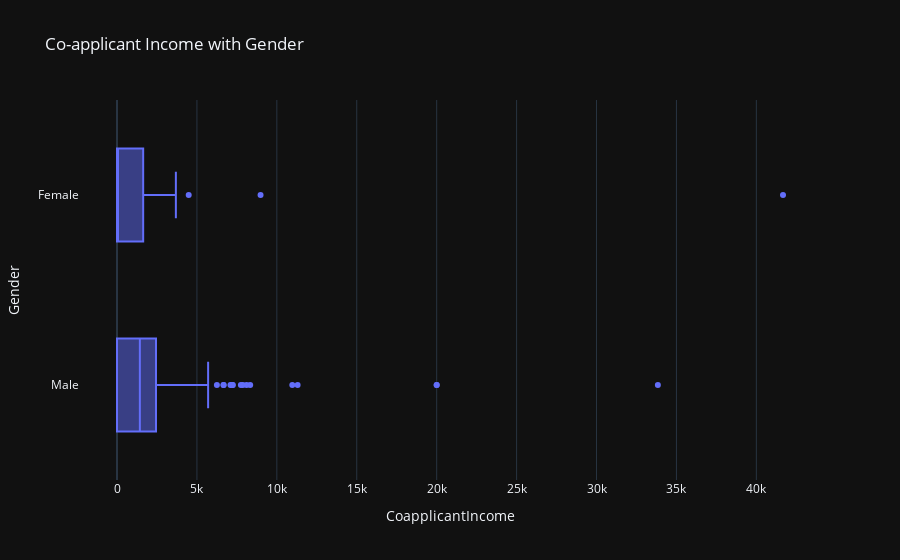

Notebook code cell kept with this figure:
### Code cell
fig = px.box(
    data,
    x=data["CoapplicantIncome"],
    y=data["Gender"],
    title="Co-applicant Income with Gender",
)
fig.show()

### Figure 1 — Plotly figure (JSON) as saved in the notebook; plotly's stock layout.template omitted (floating-point values rounded to 4 significant figures; data arrays with more than 128 entries replaced by an {"elided": "..."} marker saying what was removed)
{"data": [{"alignmentgroup": "True", "hovertemplate": "CoapplicantIncome=%{x}<br>Gender=%{y}<extra></extra>", "legendgroup": "", "marker": {"color": "#636efa"}, "name": "", "notched": false, "offsetgroup": "", "orientation": "h", "showlegend": false, "type": "box", "x": {"elided": "614 float values"}, "x0": " ", "xaxis": "x", "y": {"elided": "614 str values"}, "y0": " ", "yaxis": "y"}], "layout": {"boxmode": "group", "legend": {"tracegroupgap": 0}, "title": {"text": "Co-applicant Income with Gender"}, "xaxis": {"anchor": "y", "domain": [0, 1], "title": {"text": "CoapplicantIncome"}}, "yaxis": {"anchor": "x", "domain": [0, 1], "title": {"text": "Gender"}}}}
